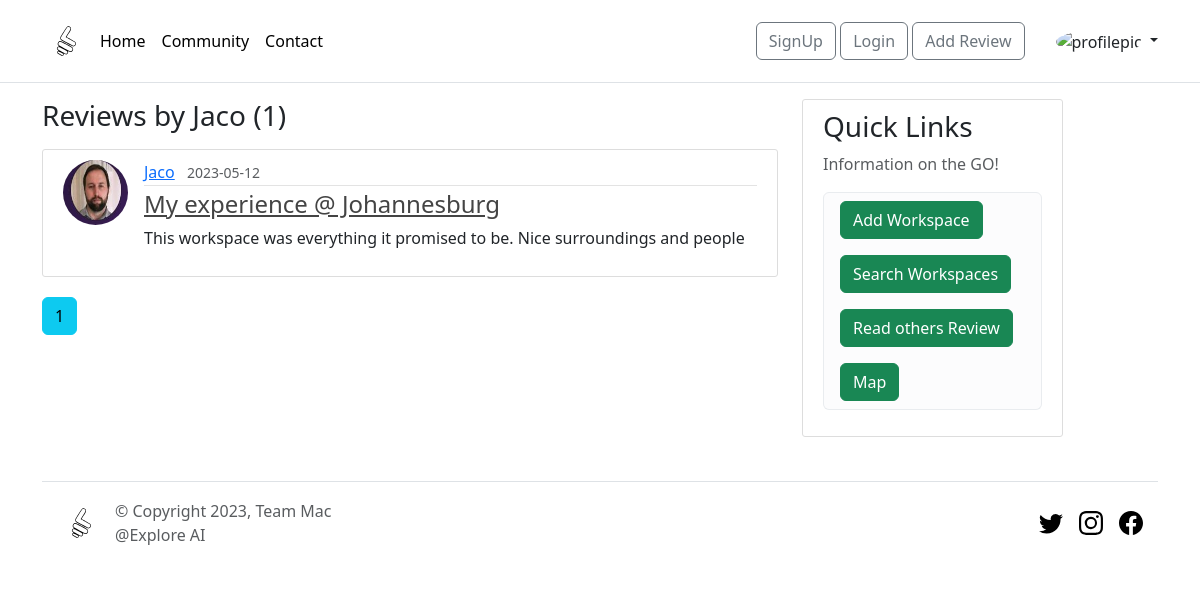
The page /user/Jaco on the database its author committed.
### backend_frontend/models.py (models this page shows, shortened)
class User(db.Model, UserMixin):
    id = db.Column(db.Integer, primary_key=True)
    username = db.Column(db.String(20), unique=True, nullable = False)
    email = db.Column(db.String(100), unique=True, nullable = False)
    password = db.Column(db.String(100), nullable = False)
    image_file = db.Column(db.String(20), nullable = False, default='default.jpeg')
    date = db.Column(db.DateTime, default=datetime.datetime.now())
    reviews = db.relationship('Review', backref='author', lazy=True)
    bookings = db.relationship('Booking', backref='user', lazy=True)

class Review(db.Model):
    id = db.Column(db.Integer, primary_key=True)
    title = db.Column(db.String(100), nullable=False)
    date_reviewed = db.Column(db.DateTime, default=datetime.datetime.now())
    content = db.Column(db.Text, nullable=False)
    ratings = db.Column(db.Float, nullable=False, default=0)
    user_id = db.Column(db.Integer, db.ForeignKey('user.id'), nullable=False)
    @property
    def username(self):
        return self.author.username

### backend_frontend/routes.py (the view)
@app.route("/user/<string:username>")
def user_reviews(username):
    page = request.args.get('page', 1, type=int)
    user = User.query.filter_by(username=username).first_or_404()
    reviews = Review.query.filter_by(author=user)\
        .order_by(Review.date_reviewed.desc())\
        .paginate(page=page, per_page=5)
    return render_template('user_reviews.html', reviews=reviews, user=user)

### backend_frontend/templates/user_reviews.html (shortened to what this page needs)
{% extends 'layouts/layout.html' %}
{% block content %}
<head><link href="https://cdn.jsdelivr.net/npm/bootstrap@5.3.0-alpha3/dist/css/bootstrap.min.css" rel="stylesheet">
  </head>
    <h3 class="mb-3">Reviews by {{ user.username }} ({{ reviews.total }})</h3>
    {% for review in reviews.items %}
    <article class="media content-section">
      <img class="rounded-circle article-img" src="{{ url_for('static', filename='profile_pics/' + review.author.image_file) }}">
          <div class="media-body">
            <div class="article-metadata">
              <a class="mr-2" href="{{ url_for('user_reviews', username=review.author.username) }}">{{ review.username }}</a>
              <small class="text-muted">{{ review.date_reviewed.strftime('%Y-%m-%d') }}</small>
            </div>
            <h4><a class="article-title" href="{{ url_for('review', review_id=review.id) }}">{{ review.title }}</a></h4>
            <p class="article-content">{{ review.content }}</p>
          </div>
      </article>
    {% endfor %}
    {% for page_num in reviews.iter_pages(left_edge=1, right_edge=1, left_current=1, right_current=2) %}
      {% if page_num %}
        {% if reviews.page == page_num %}
          <a class="btn btn-info mb-4" href="{{ url_for('user_reviews', username=user.username, page=page_num) }}">{{ page_num }}</a>
        {% else %}
          <a class="btn btn-outline-info mb-4" href="{{ url_for('user_reviews', username=user.username, page=page_num) }}">{{ page_num }}</a>
        {% endif %}
      {% else %}
        ...
      {% endif %}
    {% endfor %}
{% endblock content %}

### backend_frontend/static/css/main.css (style rules this page uses)
body { background: #fafafa; color: #333333; margin-top: 5rem; margin: 10; padding: 0; }
h1, h2, h3, h4, h5, h6 { color: #444444; }
.content-section { background: #ffffff; padding: 10px 20px; border: 1px solid #dddddd; border-radius: 3px; margin-bottom: 20px; }
a { color: yellowgreen; }
.article-title { color: #444444; }
.article-content { white-space: pre-line; }
.article-img { height: 65px; width: 65px; margin-right: 16px; }
.article-metadata { padding-bottom: 1px; margin-bottom: 4px; border-bottom: 1px solid #e3e3e3 }

### rows shown on the page
User: username "Jaco"
Review: image_file (picture), username "Jaco", date_reviewed "2023-05-12", title "My experience @ Johannesburg", content "This workspace was everything it promised to be. Nice surroundings and people"

### other values the page prints
{{ reviews.total }} "1"
{{ page_num }} "1"
